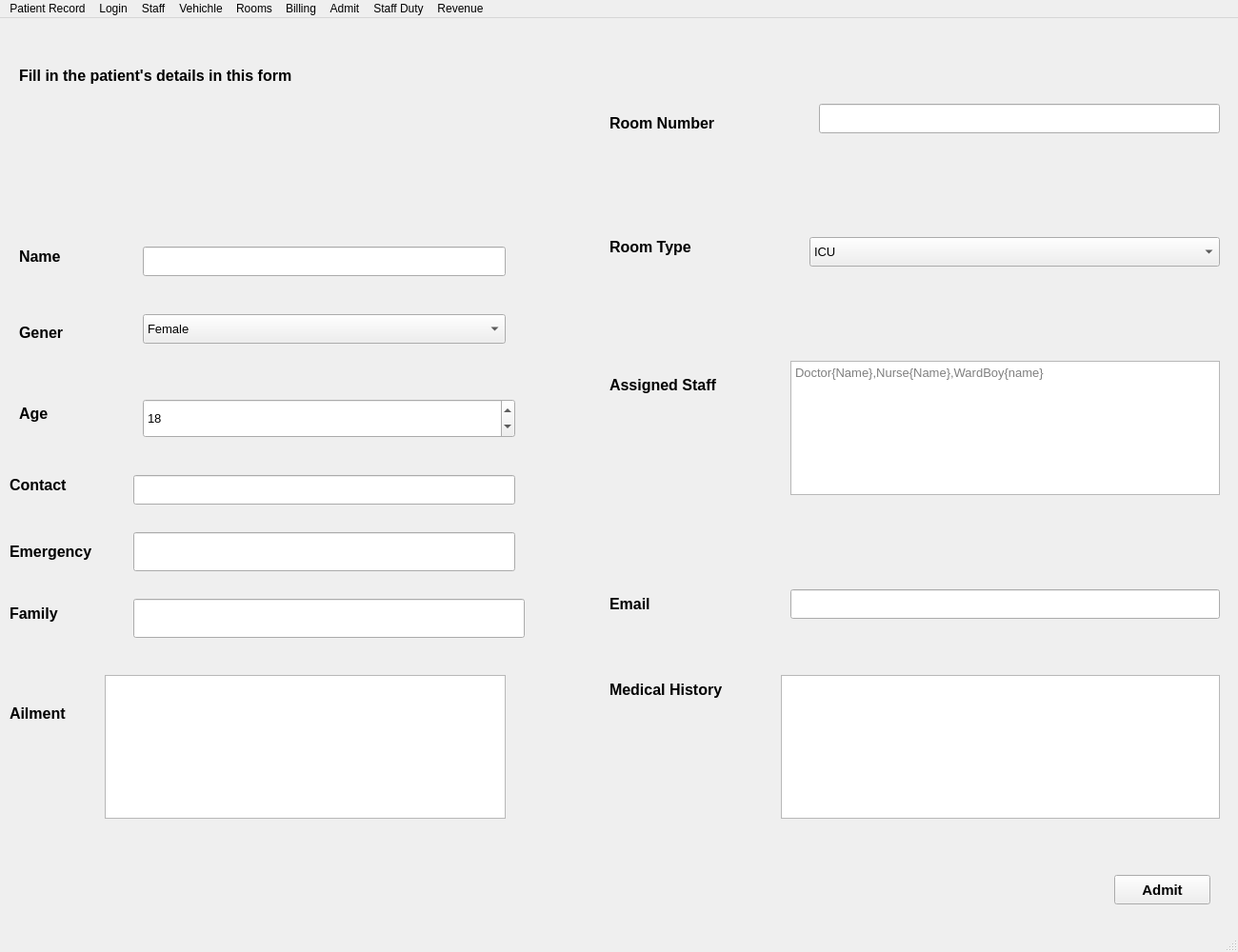
<?xml version="1.0" encoding="UTF-8"?>
<ui version="4.0">
 <class>MainWindow</class>
 <widget class="QMainWindow" name="MainWindow">
  <property name="geometry">
   <rect>
    <x>0</x>
    <y>0</y>
    <width>1300</width>
    <height>1000</height>
   </rect>
  </property>
  <property name="windowTitle">
   <string>MainWindow</string>
  </property>
  <widget class="QWidget" name="MainWidget">
   <widget class="QLabel" name="NameLabel">
    <property name="geometry">
     <rect>
      <x>20</x>
      <y>240</y>
      <width>71</width>
      <height>21</height>
     </rect>
    </property>
    <property name="font">
     <font>
      <pointsize>12</pointsize>
      <weight>75</weight>
      <bold>true</bold>
     </font>
    </property>
    <property name="text">
     <string>Name</string>
    </property>
   </widget>
   <widget class="QLineEdit" name="NameEdit">
    <property name="geometry">
     <rect>
      <x>150</x>
      <y>240</y>
      <width>381</width>
      <height>31</height>
     </rect>
    </property>
    <property name="font">
     <font>
      <pointsize>10</pointsize>
     </font>
    </property>
   </widget>
   <widget class="QLabel" name="GenderLabel">
    <property name="geometry">
     <rect>
      <x>20</x>
      <y>320</y>
      <width>71</width>
      <height>21</height>
     </rect>
    </property>
    <property name="font">
     <font>
      <pointsize>12</pointsize>
      <weight>75</weight>
      <bold>true</bold>
     </font>
    </property>
    <property name="text">
     <string>Gener</string>
    </property>
   </widget>
   <widget class="QComboBox" name="GenderCombo">
    <property name="geometry">
     <rect>
      <x>150</x>
      <y>311</y>
      <width>381</width>
      <height>31</height>
     </rect>
    </property>
    <property name="font">
     <font>
      <pointsize>10</pointsize>
     </font>
    </property>
    <item>
     <property name="text">
      <string>Female</string>
     </property>
    </item>
    <item>
     <property name="text">
      <string>Male</string>
     </property>
    </item>
    <item>
     <property name="text">
      <string>Others</string>
     </property>
    </item>
   </widget>
   <widget class="QLabel" name="AgeLabel">
    <property name="geometry">
     <rect>
      <x>20</x>
      <y>400</y>
      <width>55</width>
      <height>31</height>
     </rect>
    </property>
    <property name="font">
     <font>
      <pointsize>12</pointsize>
      <weight>75</weight>
      <bold>true</bold>
     </font>
    </property>
    <property name="text">
     <string>Age</string>
    </property>
   </widget>
   <widget class="QSpinBox" name="AgeSpin">
    <property name="geometry">
     <rect>
      <x>150</x>
      <y>400</y>
      <width>391</width>
      <height>41</height>
     </rect>
    </property>
    <property name="font">
     <font>
      <pointsize>10</pointsize>
     </font>
    </property>
    <property name="value">
     <number>18</number>
    </property>
   </widget>
   <widget class="QLabel" name="ContactLabel">
    <property name="geometry">
     <rect>
      <x>10</x>
      <y>480</y>
      <width>101</width>
      <height>21</height>
     </rect>
    </property>
    <property name="font">
     <font>
      <pointsize>12</pointsize>
      <weight>75</weight>
      <bold>true</bold>
     </font>
    </property>
    <property name="text">
     <string>Contact</string>
    </property>
   </widget>
   <widget class="QLineEdit" name="ContacrEdit">
    <property name="geometry">
     <rect>
      <x>140</x>
      <y>480</y>
      <width>401</width>
      <height>31</height>
     </rect>
    </property>
    <property name="font">
     <font>
      <pointsize>10</pointsize>
     </font>
    </property>
   </widget>
   <widget class="QLabel" name="EmergencyLabel">
    <property name="geometry">
     <rect>
      <x>10</x>
      <y>540</y>
      <width>121</width>
      <height>41</height>
     </rect>
    </property>
    <property name="font">
     <font>
      <pointsize>12</pointsize>
      <weight>75</weight>
      <bold>true</bold>
     </font>
    </property>
    <property name="text">
     <string>Emergency</string>
    </property>
   </widget>
   <widget class="QLineEdit" name="EmergencyEdit">
    <property name="geometry">
     <rect>
      <x>140</x>
      <y>540</y>
      <width>401</width>
      <height>41</height>
     </rect>
    </property>
    <property name="font">
     <font>
      <pointsize>10</pointsize>
     </font>
    </property>
   </widget>
   <widget class="QLabel" name="FamilyLabel">
    <property name="geometry">
     <rect>
      <x>10</x>
      <y>610</y>
      <width>71</width>
      <height>31</height>
     </rect>
    </property>
    <property name="font">
     <font>
      <pointsize>12</pointsize>
      <weight>75</weight>
      <bold>true</bold>
     </font>
    </property>
    <property name="text">
     <string>Family</string>
    </property>
   </widget>
   <widget class="QLineEdit" name="FamilyEdit">
    <property name="geometry">
     <rect>
      <x>140</x>
      <y>610</y>
      <width>411</width>
      <height>41</height>
     </rect>
    </property>
    <property name="font">
     <font>
      <pointsize>10</pointsize>
     </font>
    </property>
   </widget>
   <widget class="QLabel" name="AlimentLabel">
    <property name="geometry">
     <rect>
      <x>10</x>
      <y>720</y>
      <width>91</width>
      <height>21</height>
     </rect>
    </property>
    <property name="font">
     <font>
      <pointsize>12</pointsize>
      <weight>75</weight>
      <bold>true</bold>
     </font>
    </property>
    <property name="text">
     <string>Ailment</string>
    </property>
   </widget>
   <widget class="QTextEdit" name="AilmentEdit">
    <property name="geometry">
     <rect>
      <x>110</x>
      <y>690</y>
      <width>421</width>
      <height>151</height>
     </rect>
    </property>
    <property name="font">
     <font>
      <pointsize>10</pointsize>
     </font>
    </property>
   </widget>
   <widget class="QLabel" name="RoomNumberLabel">
    <property name="geometry">
     <rect>
      <x>640</x>
      <y>90</y>
      <width>151</width>
      <height>41</height>
     </rect>
    </property>
    <property name="font">
     <font>
      <pointsize>12</pointsize>
      <weight>75</weight>
      <bold>true</bold>
     </font>
    </property>
    <property name="text">
     <string>Room Number</string>
    </property>
   </widget>
   <widget class="QLineEdit" name="RoomNumberEdit">
    <property name="geometry">
     <rect>
      <x>860</x>
      <y>90</y>
      <width>421</width>
      <height>31</height>
     </rect>
    </property>
    <property name="font">
     <font>
      <pointsize>10</pointsize>
     </font>
    </property>
   </widget>
   <widget class="QLabel" name="RoomTypeLabel">
    <property name="geometry">
     <rect>
      <x>640</x>
      <y>230</y>
      <width>121</width>
      <height>21</height>
     </rect>
    </property>
    <property name="font">
     <font>
      <pointsize>12</pointsize>
      <weight>75</weight>
      <bold>true</bold>
     </font>
    </property>
    <property name="text">
     <string>Room Type</string>
    </property>
   </widget>
   <widget class="QComboBox" name="RoomCombo">
    <property name="geometry">
     <rect>
      <x>850</x>
      <y>230</y>
      <width>431</width>
      <height>31</height>
     </rect>
    </property>
    <property name="font">
     <font>
      <pointsize>10</pointsize>
      <weight>50</weight>
      <bold>false</bold>
     </font>
    </property>
    <item>
     <property name="text">
      <string>ICU</string>
     </property>
    </item>
    <item>
     <property name="text">
      <string>VIP Ward</string>
     </property>
    </item>
    <item>
     <property name="text">
      <string>Private Ward</string>
     </property>
    </item>
    <item>
     <property name="text">
      <string>General Ward</string>
     </property>
    </item>
    <item>
     <property name="text">
      <string>Operation Theatre</string>
     </property>
    </item>
   </widget>
   <widget class="QLabel" name="StaffLabel">
    <property name="geometry">
     <rect>
      <x>640</x>
      <y>370</y>
      <width>161</width>
      <height>31</height>
     </rect>
    </property>
    <property name="font">
     <font>
      <pointsize>12</pointsize>
      <weight>75</weight>
      <bold>true</bold>
     </font>
    </property>
    <property name="text">
     <string>Assigned Staff</string>
    </property>
   </widget>
   <widget class="QTextEdit" name="StaffEdit">
    <property name="geometry">
     <rect>
      <x>830</x>
      <y>360</y>
      <width>451</width>
      <height>141</height>
     </rect>
    </property>
    <property name="font">
     <font>
      <pointsize>10</pointsize>
     </font>
    </property>
    <property name="placeholderText">
     <string>Doctor{Name},Nurse{Name},WardBoy{name}</string>
    </property>
   </widget>
   <widget class="QLabel" name="EmailLabel">
    <property name="geometry">
     <rect>
      <x>640</x>
      <y>600</y>
      <width>81</width>
      <height>31</height>
     </rect>
    </property>
    <property name="font">
     <font>
      <pointsize>12</pointsize>
      <weight>75</weight>
      <bold>true</bold>
     </font>
    </property>
    <property name="text">
     <string>Email</string>
    </property>
   </widget>
   <widget class="QLineEdit" name="EmailEdit">
    <property name="geometry">
     <rect>
      <x>830</x>
      <y>600</y>
      <width>451</width>
      <height>31</height>
     </rect>
    </property>
    <property name="font">
     <font>
      <pointsize>10</pointsize>
     </font>
    </property>
   </widget>
   <widget class="QLabel" name="MedicalHistoryLabel">
    <property name="geometry">
     <rect>
      <x>640</x>
      <y>690</y>
      <width>171</width>
      <height>31</height>
     </rect>
    </property>
    <property name="font">
     <font>
      <pointsize>12</pointsize>
      <weight>75</weight>
      <bold>true</bold>
     </font>
    </property>
    <property name="text">
     <string>Medical History</string>
    </property>
   </widget>
   <widget class="QTextEdit" name="MedicHistoryEdit">
    <property name="geometry">
     <rect>
      <x>820</x>
      <y>690</y>
      <width>461</width>
      <height>151</height>
     </rect>
    </property>
    <property name="font">
     <font>
      <pointsize>10</pointsize>
     </font>
    </property>
   </widget>
   <widget class="QPushButton" name="AdmitBtn">
    <property name="geometry">
     <rect>
      <x>1170</x>
      <y>900</y>
      <width>101</width>
      <height>31</height>
     </rect>
    </property>
    <property name="font">
     <font>
      <pointsize>11</pointsize>
      <weight>75</weight>
      <bold>true</bold>
     </font>
    </property>
    <property name="text">
     <string>Admit</string>
    </property>
   </widget>
   <widget class="QLabel" name="label">
    <property name="geometry">
     <rect>
      <x>20</x>
      <y>0</y>
      <width>411</width>
      <height>121</height>
     </rect>
    </property>
    <property name="font">
     <font>
      <pointsize>12</pointsize>
      <weight>75</weight>
      <bold>true</bold>
     </font>
    </property>
    <property name="text">
     <string>Fill in the patient's details in this form</string>
    </property>
   </widget>
  </widget>
  <widget class="QMenuBar" name="menubar">
   <property name="geometry">
    <rect>
     <x>0</x>
     <y>0</y>
     <width>1300</width>
     <height>26</height>
    </rect>
   </property>
   <widget class="QMenu" name="PRecordMenu">
    <property name="title">
     <string>Patient Record</string>
    </property>
   </widget>
   <widget class="QMenu" name="LoginMenu">
    <property name="title">
     <string>Login</string>
    </property>
   </widget>
   <widget class="QMenu" name="StaffMenu">
    <property name="title">
     <string>Staff</string>
    </property>
   </widget>
   <widget class="QMenu" name="VehichleMenu">
    <property name="title">
     <string>Vehichle</string>
    </property>
   </widget>
   <widget class="QMenu" name="RoomsMenu">
    <property name="title">
     <string>Rooms</string>
    </property>
   </widget>
   <widget class="QMenu" name="BillingMenu">
    <property name="title">
     <string>Billing</string>
    </property>
   </widget>
   <widget class="QMenu" name="StaffDutyMenu">
    <property name="title">
     <string>Staff Duty</string>
    </property>
   </widget>
   <widget class="QMenu" name="RevenueMenu">
    <property name="title">
     <string>Revenue</string>
    </property>
   </widget>
   <widget class="QMenu" name="AdmitMenu">
    <property name="title">
     <string>Admit</string>
    </property>
   </widget>
   <addaction name="PRecordMenu"/>
   <addaction name="LoginMenu"/>
   <addaction name="StaffMenu"/>
   <addaction name="VehichleMenu"/>
   <addaction name="RoomsMenu"/>
   <addaction name="BillingMenu"/>
   <addaction name="AdmitMenu"/>
   <addaction name="StaffDutyMenu"/>
   <addaction name="RevenueMenu"/>
  </widget>
  <widget class="QStatusBar" name="statusbar"/>
 </widget>
 <resources/>
 <connections/>
</ui>
